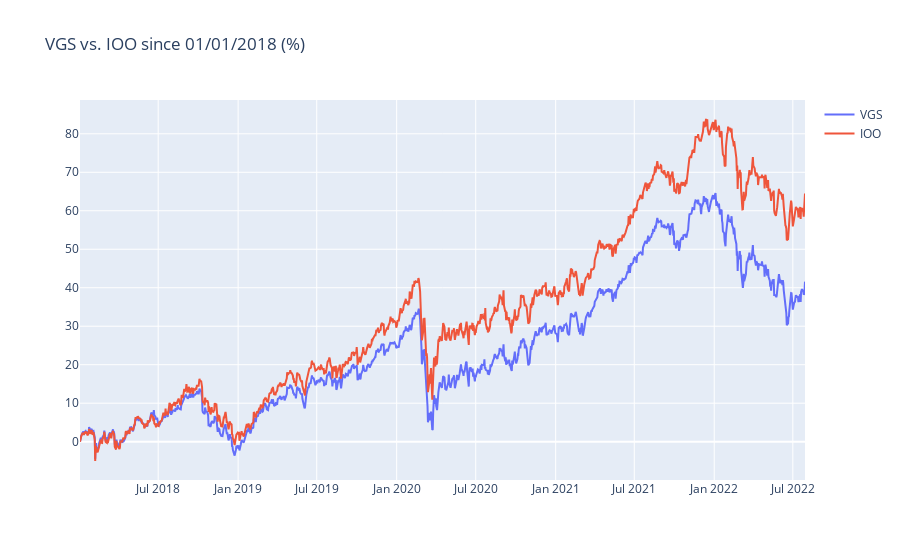

Notebook source saved alongside this figure:
### Markdown cell above
### Performance Benchmark Results

### Code cell
bench_share_1 = (share_1["Close"] / share_1.iloc[0]["Close"] - 1) * 100
bench_share_2 = (share_2["Close"] / share_2.iloc[0]["Close"] - 1) * 100

print(ticker_1, "has gained", str(round(bench_share_1.iloc[-1], 2)) + "%", "since", start_date)
print(ticker_2, "has gained", str(round(bench_share_2.iloc[-1], 2)) + "%", "since", start_date)

performance_bench_chart = go.Figure()
performance_bench_chart.add_trace(go.Scatter(x = share_1.index, y = bench_share_1, name = ticker_1))
performance_bench_chart.add_trace(go.Scatter(x = bench_share_2.index, y = bench_share_2, name = ticker_2))
performance_bench_chart.update_layout(title = ticker_1 + " vs. " + ticker_2 + " since " + start_date + " (%)")
performance_bench_chart.show()

### Figure 1 — Plotly figure (JSON) as saved in the notebook; plotly's stock layout.template omitted (floating-point values rounded to 4 significant figures; data arrays with more than 128 entries replaced by an {"elided": "..."} marker saying what was removed)
{"data": [{"name": "VGS", "type": "scatter", "x": {"elided": "1159 str values"}, "y": {"elided": "1159 float values"}}, {"name": "IOO", "type": "scatter", "x": {"elided": "1159 str values"}, "y": {"elided": "1159 float values"}}], "layout": {"title": {"text": "VGS vs. IOO since 01/01/2018 (%)"}}}
